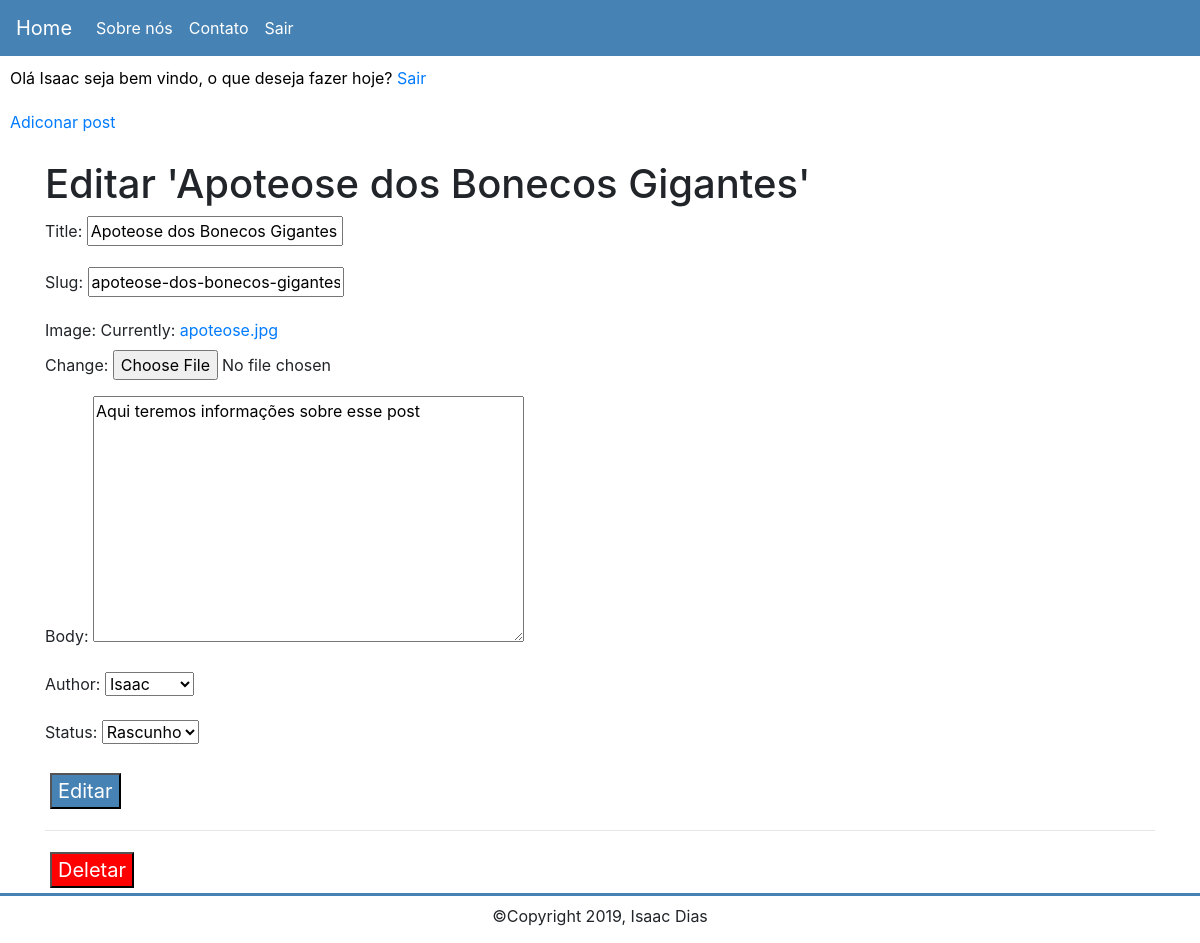
Screenshot of /editar/26/ (signed in) with the database file from the repository.
### blog/models.py (models this page shows, shortened)
class Post(models.Model):
    STATUS = (
        ('active', 'Ativo'),
        ('draft', 'Rascunho')
    )
    title = models.CharField(max_length=200)
    body = models.TextField()
    image = models.FileField(upload_to = '', null=True, blank= True)
    author = models.ForeignKey(User, on_delete=models.CASCADE)
    slug= models.SlugField()
    created_at = models.DateField(auto_now_add=True)
    updated_at = models.DateField(auto_now=True)
    status = models.CharField(max_length=15, choices=STATUS)

### blog/views.py (the view)
# urls.py: path('editar/<int:id>/', views.post_update, name='post_update'),
@login_required
def post_update(request, id):
    post = get_object_or_404(Post, pk=id)
    form = PostForm(instance=post)
    if(request.method == 'POST'):
        form = PostForm(request.POST, request.FILES, instance=post)
        if(form.is_valid()):
            post.save()
            return redirect('blog:post_list')
        else:
            return render(request, 'blog/edit_post.html', {'form': form, 'post': post})
    elif(request.method == 'GET'):
        return render(request, 'blog/edit_post.html', {'form': form, 'post': post})

### blog/forms.py
class PostForm(ModelForm):
    image = forms.ImageField()
    class Meta:
        model = Post
        fields = ['title', 'slug', 'image', 'body', 'author', 'status']

### blog/templates/blog/edit_post.html (shortened to what this page needs)
{% extends 'blog/base.html' %}
{% block content %}
	<div class="container">
		<h1>Editar '{{post.title}}'</h1>
		<div>
            <form action="." method="POST" enctype='multipart/form-data'>
                {{ form.as_p }}
                <input class="edit-post" type="submit" class="btn btn-default" value="Editar">
            </form>
        </div>
        <hr>
        <form action="{% url 'blog:post_delete' post.id %}" method="POST" enctype='multipart/form-data'>
                <input class="delete-post" type="submit" class="btn btn-default" value="Deletar">
        </form>
	</div>
{% endblock %}

### blog/templates/blog/base.html (shortened to what this page needs)
{% load static %}
<!DOCTYPE html>
<html lang="en">
<head>
    <link rel="stylesheet" href="https://maxcdn.bootstrapcdn.com/bootstrap/4.0.0/css/bootstrap.min.css"
>
    <link rel="stylesheet" href="{% static 'css/styles.css' %}">
</head>
<body>
    <nav class="navbar navbar-expand-lg navbar-light">
        <a class="navbar-brand" href="{% url 'blog:post_list' %}">Home</a>
        <div class="collapse navbar-collapse" id="navbarNav">
            <ul class="navbar-nav">
                <li class="nav-item">
                    <a class="nav-link" href="{% url 'blog:about' %}">Sobre nós</a>
                </li>
                <li class="nav-item">
                    <a class="nav-link" href="{% url 'blog:contact' %}">Contato</a>
                </li>
                {% if user.is_authenticated %}
                <li class="nav-item">
                    <a class="nav-link" href="{% url 'logout' %}">Sair</a>
                </li>
                {% endif %}
            </ul>
        </div>
    </nav>
    <div class="row">
        {% if user.is_authenticated %}
        <p class="logged-in-p">
            Olá {{user.username}} seja bem vindo, o que deseja fazer hoje?
            <span class="sair"><a href="{% url 'logout' %}">Sair</a></span>
        </p>
        <div class="submenu-auth">
            <span><a href="{% url 'blog:post_create' %}">Adiconar post</a></span>
        </div>
        {% endif %}
        {% block content %}
        {% endblock %}
    </div>
<footer>
    <span class="copy">&copy;Copyright 2019, Isaac Dias</span>
</footer>
</body>
</html>

### blog/static/css/styles.css (style rules this page uses)
.row { margin-left: 0; margin-right: 0; }
.navbar { background-color: #4682B4; }
.navbar .navbar-brand { color: #FFF; }
.navbar .nav-item .nav-link { color: #FFF; transition: .5s; }
.submenu-auth { background-color: #FFF; position: relative; top: -16px; width: 100%; padding: 10px; }
.logged-in-p { color: #000000; padding: 10PX; width: 100%; }
body footer { height: 50px; position: relative; border-top: 3px solid #4682B4; }
footer .copy { position: absolute; bottom: 15px; margin: auto; width: 100%; text-align: center; }
.edit-post { background-color: #4682B4; color: #FFF; cursor: pointer; margin: 5px; font-size: 20px; }
.delete-post { background-color: #ff0000; color: #FFF; cursor: pointer; margin: 5px; font-size: 20px; }

### rows the page displays
Post: title "Apoteose dos Bonecos Gigantes", slug "apoteose-dos-bonecos-gigantes", body "Aqui teremos informações sobre esse post", author "Isaac", status "Rascunho"

### other values shown
{{ user.username }} "Isaac"
